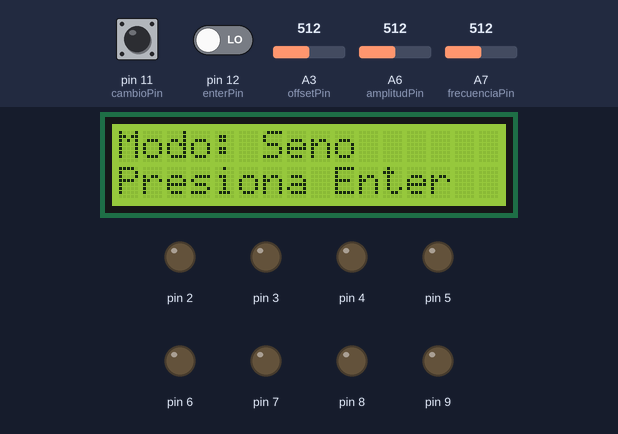
A sketch run on a simulated Arduino Nano, built with avr-gcc and run on an emulated ATmega328P. On the bench: 16×2 character LCD, output pins drawn as LEDs (lit = HIGH). The inputs (shaded band) are chosen by the test bench; at power-on: pin 12 (enterPin) LOW, A7 (frecuenciaPin) = 512, pin 11 (cambioPin) LOW, A3 (offsetPin) = 512, A6 (amplitudPin) = 512.

Above: at 1.2 s.
1.3 s: pin 12 (enterPin) driven HIGH
At 1.8 s:
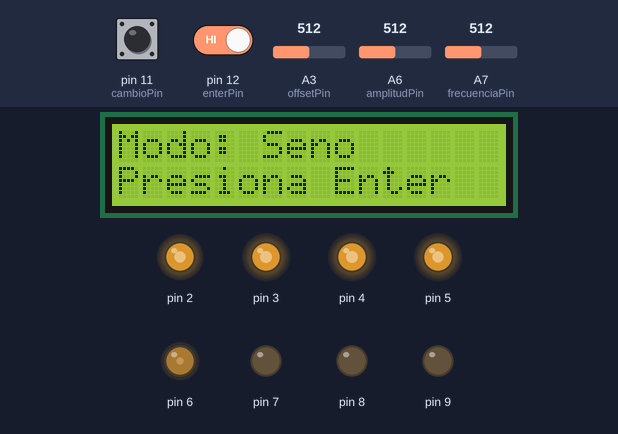
4.3 s: A7 (frecuenciaPin) set to 494
At 5.3 s:
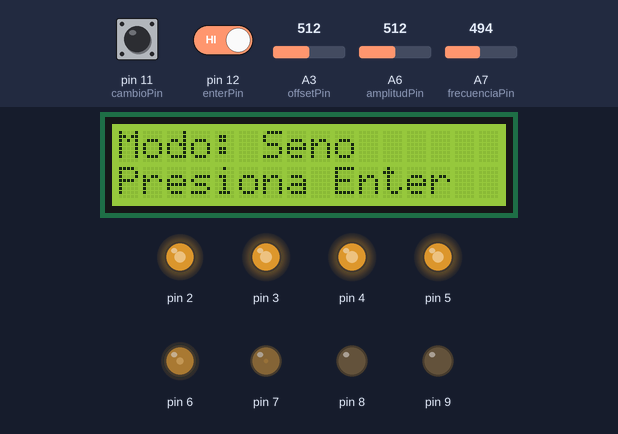
7.3 s: pin 11 (cambioPin) driven HIGH
At 8.5 s:
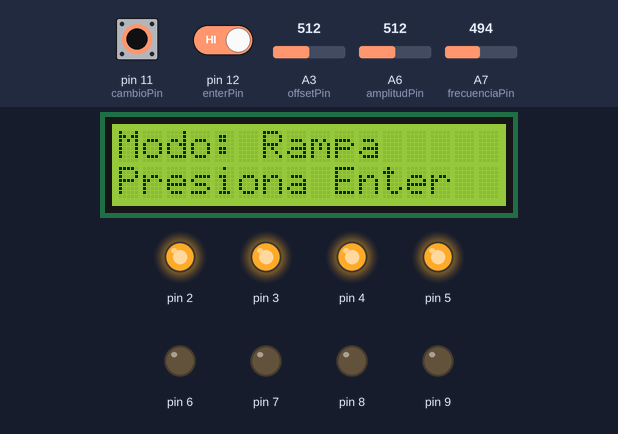
8.8 s: pin 11 (cambioPin) pulsed LOW 5 times (0.12 s each, 0.3 s apart)
At 9.07 s:
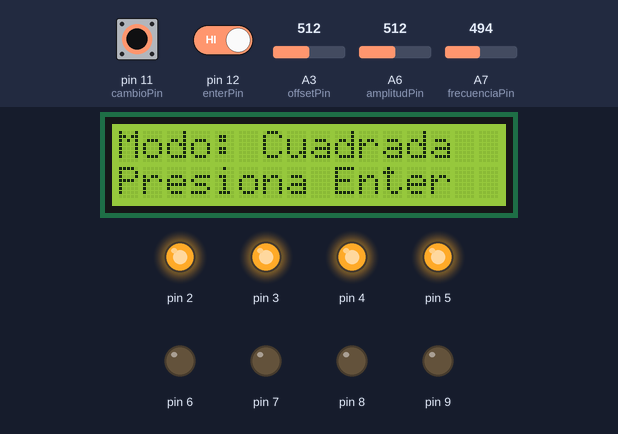
Timing chart, 0 to 11.8 s (numbered marks = the images above; inputs shaded):
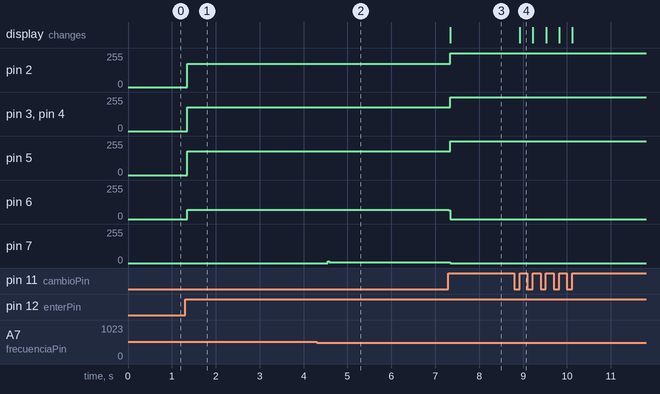

The sketch:

generador.ino
```cpp
#include <LiquidCrystal.h>

// Inicializar la biblioteca con los números de los pines
LiquidCrystal lcd(A5, A4, A0, A1, A2, 13);

const int cambioPin = 11;
const int enterPin = 12;

const int frecuenciaPin = A7;
const int amplitudPin = A6;
const int offsetPin = A3;

const PROGMEM byte R2RLookup_Sine[256] = {
  0x80,0x83,0x86,0x89,0x8c,0x8f,0x92,0x95,0x98,0x9c,0x9f,0xa2,0xa5,0xa8,0xab,0xae,
  0xb0,0xb3,0xb6,0xb9,0xbc,0xbf,0xc1,0xc4,0xc7,0xc9,0xcc,0xce,0xd1,0xd3,0xd5,0xd8,
  0xda,0xdc,0xde,0xe0,0xe2,0xe4,0xe6,0xe8,0xea,0xec,0xed,0xef,0xf0,0xf2,0xf3,0xf5,
  0xf6,0xf7,0xf8,0xf9,0xfa,0xfb,0xfc,0xfc,0xfd,0xfe,0xfe,0xff,0xff,0xff,0xff,0xff,
  0xff,0xff,0xff,0xff,0xff,0xff,0xfe,0xfe,0xfd,0xfc,0xfc,0xfb,0xfa,0xf9,0xf8,0xf7,
  0xf6,0xf5,0xf3,0xf2,0xf0,0xef,0xed,0xec,0xea,0xe8,0xe6,0xe4,0xe2,0xe0,0xde,0xdc,
  0xda,0xd8,0xd5,0xd3,0xd1,0xce,0xcc,0xc9,0xc7,0xc4,0xc1,0xbf,0xbc,0xb9,0xb6,0xb3,
  0xb0,0xae,0xab,0xa8,0xa5,0xa2,0x9f,0x9c,0x98,0x95,0x92,0x8f,0x8c,0x89,0x86,0x83,
  0x80,0x7c,0x79,0x76,0x73,0x70,0x6d,0x6a,0x67,0x63,0x60,0x5d,0x5a,0x57,0x54,0x51,
  0x4f,0x4c,0x49,0x46,0x43,0x40,0x3e,0x3b,0x38,0x36,0x33,0x31,0x2e,0x2c,0x2a,0x27,
  0x25,0x23,0x21,0x1f,0x1d,0x1b,0x19,0x17,0x15,0x13,0x12,0x10,0x0f,0x0d,0x0c,0x0a,
  0x09,0x08,0x07,0x06,0x05,0x04,0x03,0x03,0x02,0x01,0x01,0x00,0x00,0x00,0x00,0x00,
  0x00,0x00,0x00,0x00,0x00,0x00,0x01,0x01,0x02,0x03,0x03,0x04,0x05,0x06,0x07,0x08,
  0x09,0x0a,0x0c,0x0d,0x0f,0x10,0x12,0x13,0x15,0x17,0x19,0x1b,0x1d,0x1f,0x21,0x23,
  0x25,0x27,0x2a,0x2c,0x2e,0x31,0x33,0x36,0x38,0x3b,0x3e,0x40,0x43,0x46,0x49,0x4c,
  0x4f,0x51,0x54,0x57,0x5a,0x5d,0x60,0x63,0x67,0x6a,0x6d,0x70,0x73,0x76,0x79,0x7c
};


const PROGMEM byte R2RLookup_Sawtooth[256] =
{
0x00,0x01,0x02,0x03,0x04,0x05,0x06,0x07,0x08,0x09,0x0a,0x0b,0x0c,0x0d,0x0e,0x0f,
0x10,0x11,0x12,0x13,0x14,0x15,0x16,0x17,0x18,0x19,0x1a,0x1b,0x1c,0x1d,0x1e,0x1f,
0x20,0x21,0x22,0x23,0x24,0x25,0x26,0x27,0x28,0x29,0x2a,0x2b,0x2c,0x2d,0x2e,0x2f,
0x30,0x31,0x32,0x33,0x34,0x35,0x36,0x37,0x38,0x39,0x3a,0x3b,0x3c,0x3d,0x3e,0x3f,
0x40,0x41,0x42,0x43,0x44,0x45,0x46,0x47,0x48,0x49,0x4a,0x4b,0x4c,0x4d,0x4e,0x4f,
0x50,0x51,0x52,0x53,0x54,0x55,0x56,0x57,0x58,0x59,0x5a,0x5b,0x5c,0x5d,0x5e,0x5f,
0x60,0x61,0x62,0x63,0x64,0x65,0x66,0x67,0x68,0x69,0x6a,0x6b,0x6c,0x6d,0x6e,0x6f,
0x70,0x71,0x72,0x73,0x74,0x75,0x76,0x77,0x78,0x79,0x7a,0x7b,0x7c,0x7d,0x7e,0x7f,
0x80,0x81,0x82,0x83,0x84,0x85,0x86,0x87,0x88,0x89,0x8a,0x8b,0x8c,0x8d,0x8e,0x8f,
0x90,0x91,0x92,0x93,0x94,0x95,0x96,0x97,0x98,0x99,0x9a,0x9b,0x9c,0x9d,0x9e,0x9f,
0xa0,0xa1,0xa2,0xa3,0xa4,0xa5,0xa6,0xa7,0xa8,0xa9,0xaa,0xab,0xac,0xad,0xae,0xaf,
0xb0,0xb1,0xb2,0xb3,0xb4,0xb5,0xb6,0xb7,0xb8,0xb9,0xba,0xbb,0xbc,0xbd,0xbe,0xbf,
0xc0,0xc1,0xc2,0xc3,0xc4,0xc5,0xc6,0xc7,0xc8,0xc9,0xca,0xcb,0xcc,0xcd,0xce,0xcf,
0xd0,0xd1,0xd2,0xd3,0xd4,0xd5,0xd6,0xd7,0xd8,0xd9,0xda,0xdb,0xdc,0xdd,0xde,0xdf,
0xe0,0xe1,0xe2,0xe3,0xe4,0xe5,0xe6,0xe7,0xe8,0xe9,0xea,0xeb,0xec,0xed,0xee,0xef,
0xf0,0xf1,0xf2,0xf3,0xf4,0xf5,0xf6,0xf7,0xf8,0xf9,0xfa,0xfb,0xfc,0xfd,0xfe,0xff
};


const PROGMEM byte R2RLookup_Square[256] = {
  0xFF, 0xFF, 0xFF, 0xFF, 0xFF, 0xFF, 0xFF, 0xFF, // Alto
  0xFF, 0xFF, 0xFF, 0xFF, 0xFF, 0xFF, 0xFF, 0xFF, // Alto
  0xFF, 0xFF, 0xFF, 0xFF, 0xFF, 0xFF, 0xFF, 0xFF, // Alto
  0xFF, 0xFF, 0xFF, 0xFF, 0xFF, 0xFF, 0xFF, 0xFF, // Alto
  0x00, 0x00, 0x00, 0x00, 0x00, 0x00, 0x00, 0x00, // Bajo
  0x00, 0x00, 0x00, 0x00, 0x00, 0x00, 0x00, 0x00, // Bajo
  0x00, 0x00, 0x00, 0x00, 0x00, 0x00, 0x00, 0x00, // Bajo
  0x00, 0x00, 0x00, 0x00, 0x00, 0x00, 0x00, 0x00, // Bajo
  0xFF, 0xFF, 0xFF, 0xFF, 0xFF, 0xFF, 0xFF, 0xFF, // Alto
  0xFF, 0xFF, 0xFF, 0xFF, 0xFF, 0xFF, 0xFF, 0xFF, // Alto
  0xFF, 0xFF, 0xFF, 0xFF, 0xFF, 0xFF, 0xFF, 0xFF, // Alto
  0xFF, 0xFF, 0xFF, 0xFF, 0xFF, 0xFF, 0xFF, 0xFF, // Alto
  0x00, 0x00, 0x00, 0x00, 0x00, 0x00, 0x00, 0x00, // Bajo
  0x00, 0x00, 0x00, 0x00, 0x00, 0x00, 0x00, 0x00, // Bajo
  0x00, 0x00, 0x00, 0x00, 0x00, 0x00, 0x00, 0x00, // Bajo
  0x00, 0x00, 0x00, 0x00, 0x00, 0x00, 0x00, 0x00  // Bajo
};


enum Mode {
  SINE,
  RAMP,
  SQUARE
};

Mode currentMode = SINE;

float SNR(float factorEscala) {
  float signalPower = pow(255.0 * factorEscala, 2) / 2;
  float noisePower = pow(5.0 / 255.0, 2) / 12;
  float snr = 10 * log10(signalPower / noisePower);
  return snr;
}


void setup() {
  pinMode(cambioPin, INPUT);
  pinMode(enterPin, INPUT);

  pinMode(frecuenciaPin, INPUT);
  pinMode(amplitudPin, INPUT);
  pinMode(offsetPin, INPUT);

  pinMode(2, OUTPUT);
  pinMode(3, OUTPUT);
  pinMode(4, OUTPUT);
  pinMode(5, OUTPUT);
  pinMode(6, OUTPUT);

  pinMode(7, OUTPUT);
  pinMode(8, OUTPUT);
  pinMode(9, OUTPUT);

  lcd.begin(16, 2);

  displayMenu();
}

void loop() {
  static bool cambioButtonPressed = false;
  static bool enterButtonPressed = false;

  if (digitalRead(cambioPin) == HIGH) {
    if (!cambioButtonPressed) {
      cambioButtonPressed = true;
      // Cambiar entre modos
      currentMode = (Mode)((currentMode + 1) % 3);
      displayMenu();
    }
  } else {
    cambioButtonPressed = false;
  }

  if (digitalRead(enterPin) == HIGH) {
    if (!enterButtonPressed) {
      enterButtonPressed = true;
      // Comienza a generar la señal
      generateSignal();
    }
  } else {
    enterButtonPressed = false;
  }
}

void displayMenu() {
  lcd.clear(); // Borra todo el contenido del LCD
  lcd.setCursor(0, 0);

  switch (currentMode) {
    case SINE:
      lcd.print("Modo: Seno");
      break;
    case RAMP:
      lcd.print("Modo: Rampa");
      break;
    case SQUARE:
      lcd.print("Modo: Cuadrada");
      break;
  }

  lcd.setCursor(0, 1);
  lcd.print("Presiona Enter");
}

void generateSignal() {
  lcd.clear();

  switch (currentMode) {
    case SINE:


      while(digitalRead(cambioPin) == LOW){
        lcd.setCursor(0, 0);
        lcd.print("Seno");
        int amplitud = analogRead(amplitudPin);  // Lee el valor del pin de amplitud (0-1023)
        float factorEscala = amplitud / 1023.0;  // Calcula el factor de escala (0.0-1.0)
        float Offset = analogRead(offsetPin) / 1023.0;
        int frecuencia = 0.01 + (10 * analogRead(frecuenciaPin) / 1023.0);

        float SnrActual = SNR(factorEscala);
        lcd.setCursor(0, 1);
        lcd.print("SNR= ");
        lcd.print(SnrActual);
        Serial.println(SnrActual);
        for (int i = 0; i < 256; i++) {
          byte valorOriginal = pgm_read_byte(&R2RLookup_Sine[i]);
          byte valorEscalado = valorOriginal * factorEscala + Offset;
          PORTD = valorEscalado;  // Aplica el valor escalado a los pines de salida
          delayMicroseconds(frecuencia);
          //delay(250);
        }
        lcd.clear();
      }
      break;
    case RAMP:
      while(digitalRead(cambioPin) == LOW){
        lcd.setCursor(0, 0);
        lcd.print("Rampa");
        int amplitud = analogRead(amplitudPin);  // Lee el valor del pin de amplitud (0-1023)
        float factorEscala = amplitud / 1023.0;  // Calcula el factor de escala (0.0-1.0)
        int frecuencia = 0.01 + (10 * analogRead(frecuenciaPin) / 1023.0);

        float SnrActual = SNR(factorEscala);
        lcd.setCursor(0, 1);
        lcd.print("SNR= ");
        lcd.print(SnrActual);
        Serial.println(SnrActual);
        for (int i = 0; i < 256; i++) {
          byte valorOriginal = pgm_read_byte(&R2RLookup_Sawtooth[i]);
          byte valorEscalado = valorOriginal * factorEscala;
          PORTD = valorEscalado;  // Aplica el valor escalado a los pines de salida
          delayMicroseconds(frecuencia);
          //delay(250);
        }
        lcd.clear();
      }

      break;
    case SQUARE:
      while(digitalRead(cambioPin) == LOW){
        lcd.setCursor(0, 0);
        lcd.print("Cuadrada");
        int amplitud = analogRead(amplitudPin);  // Lee el valor del pin de amplitud (0-1023)
        float factorEscala = amplitud / 1023.0;  // Calcula el factor de escala (0.0-1.0)
        int frecuencia = 0.01 + (10 * analogRead(frecuenciaPin) / 1023.0);

        float SnrActual = SNR(factorEscala);
        lcd.setCursor(0, 1);
        lcd.print("SNR= ");
        lcd.print(SnrActual);
        Serial.println(SnrActual);
        for (int i = 0; i < 256; i++) {
          byte valorOriginal = pgm_read_byte(&R2RLookup_Square[i]);
          byte valorEscalado = valorOriginal * factorEscala;
          PORTD = valorEscalado;  // Aplica el valor escalado a los pines de salida
          delayMicroseconds(frecuencia);
          //delay(250);
        }
        lcd.clear();
      }

      break;
  }
  displayMenu();
}
```

Measured:
- after the input at 1.3 s, pin 2: 0/255 → 175/255 after 0.05 s; pin 3, pin 4: 0/255 → 178/255 after 0.05 s; pin 5: 0/255 → 177/255 after 0.05 s; pin 6: 0/255 → 70/255 after 0.05 s
- after the input at 4.3 s, pin 7: 0/255 → 6/255 after 0.25 s
- after the input at 7.3 s, pin 2: 175/255 → 255/255 after 0.05 s; pin 3, pin 4: 178/255 → 255/255 after 0.05 s; pin 5: 177/255 → 255/255 after 0.05 s; pin 6: 70/255 → 0/255 at once; pin 7: 6/255 → 0/255 after 0.05 s; the display: changes after 0.05 s (image 3)
- after the input at 8.8 s, the display: changes after 0.13 s (image 4)
